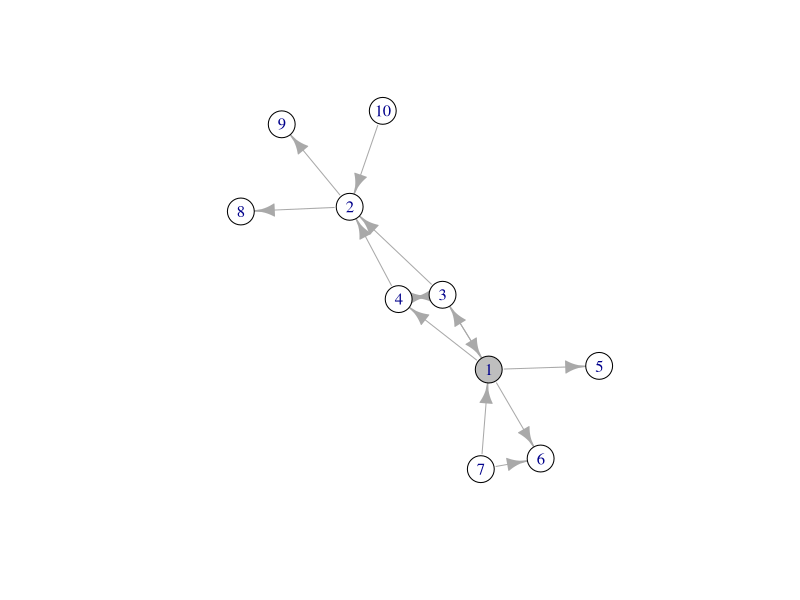
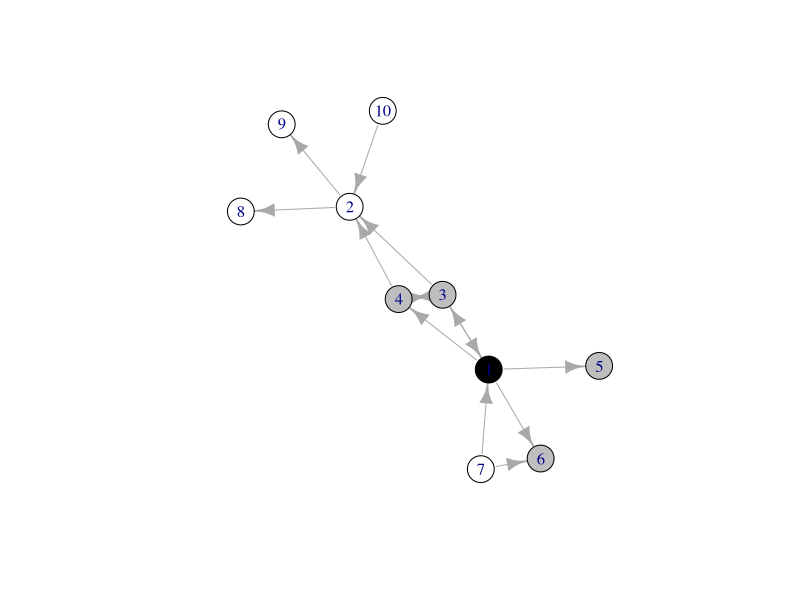
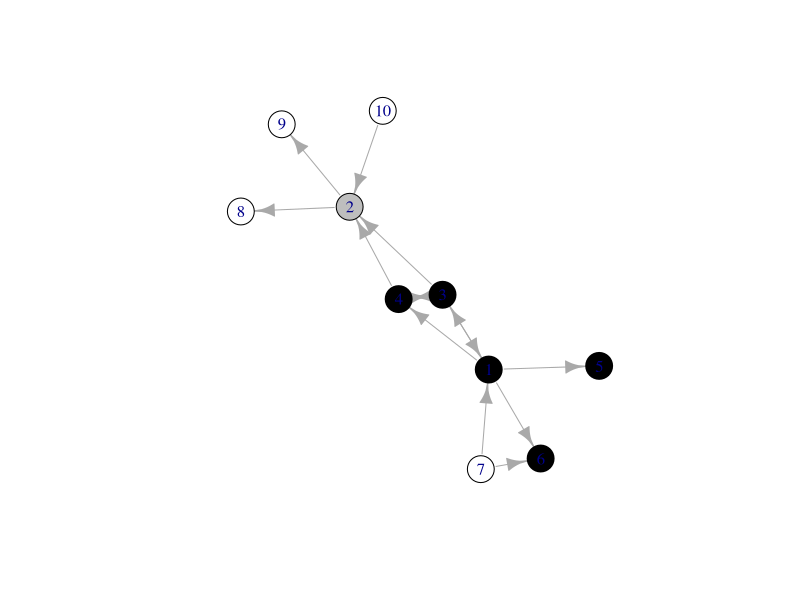
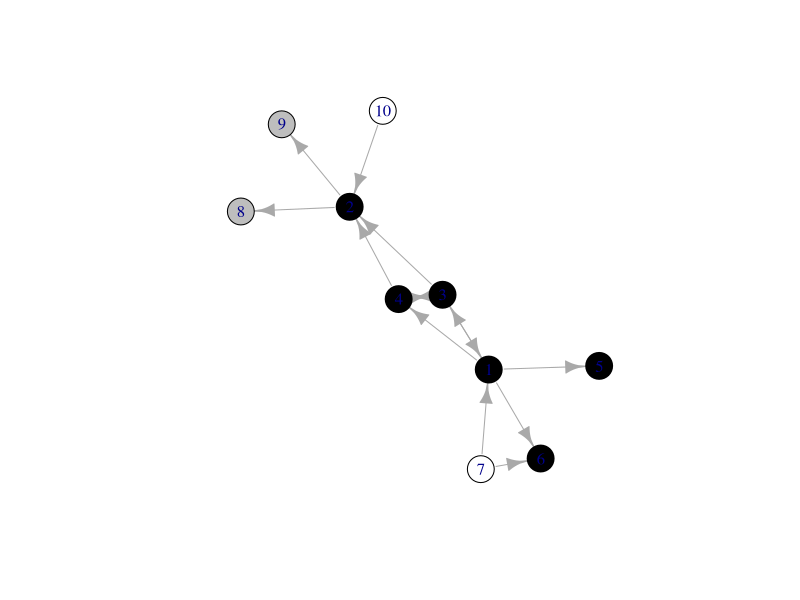
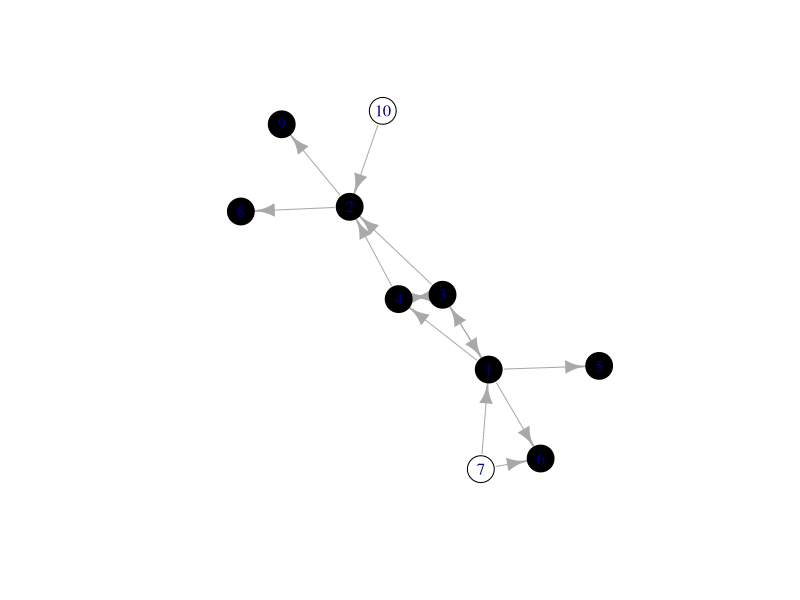
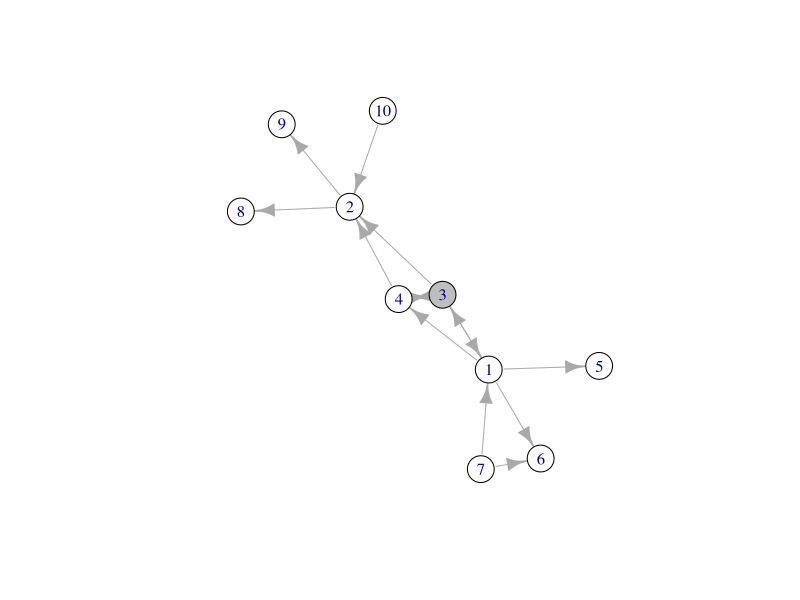
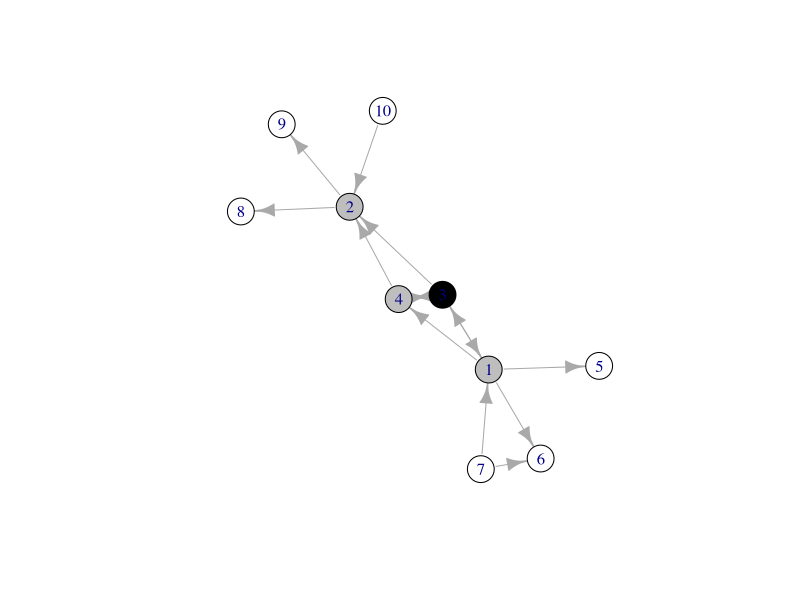
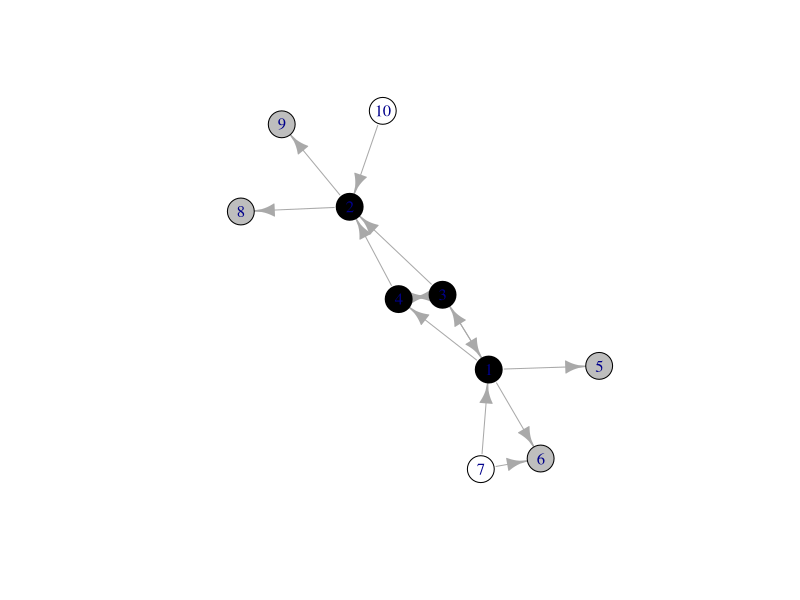

These figures' R source, in order:
## ---- chunk 1
library(igraph)
## ---- chunk 2
# function to calculate distance from a single source to all other nodes via BFS
single_source_shortest_path <- function(G, source, plot=F) {
  # initialize all nodes to be inifinitely far away
  # and the source to be at zero
  dist <- rep(Inf, vcount(G))
  names(dist) <- V(G)$name
  dist[source] <- 0
  
  # initialize the current boundary to be the source node
  curr_boundary <- c(source)
  
  # explore boundary as long as it's not empty
  while (length(curr_boundary) > 0) {
    if (plot)
      plot_bfs(G, dist, curr_boundary)
    
    # create empty list for new boundary
    next_boundary <- c()
    
    # loop over nodes in current boundary
    for (node in curr_boundary)
      # loop over their undiscovered neighbors
      for (neighbor in neighbors(G, node))
        if (!is.finite(dist[neighbor])) {
          # set the neighbor's distance
          dist[neighbor] = dist[node] + 1
          # add the neighbor to the next boundary
          next_boundary <- c(next_boundary, neighbor)
        }
    
    # update the boundary
    curr_boundary <- unique(next_boundary)
  }
  
  if (plot)
    plot_bfs(G, dist, curr_boundary)
  
  dist
}

# helper function to plot bfs iteration
plot_bfs <- function(G, dist, curr_boundary) {
  set.seed(42)
  discovered <- which(is.finite(dist))
  colors <- rep('white', vcount(G))
  colors[discovered] <- 'black'
  colors[curr_boundary] <- 'grey'
  plot.igraph(G, vertex.color=colors)
  print(sprintf('bfs iteration %d', max(dist[discovered])))
  print(sprintf('discovered (black): %s', paste(discovered, collapse=" ")))
  print(sprintf('current boundary (grey): %s', paste(curr_boundary, collapse=" ")))
  line <- readline('hit enter to continue')
}

## ---- chunk 3
# create toy graph
G <- graph(c(1,4,1,5,1,6,7,6,7,1,3,1,1,3,4,2,3,2,2,8,10,2,2,9,3,4,4,3), directed=T)

# find distances from node 1
single_source_shortest_path(G, 1, T)

# find distances from node 3
single_source_shortest_path(G, 3, T)
## ---- chunk 4
# function to compute connected components of a graph via BFS
connected_components <- function(G) {
  components <- rep(NA, vcount(G))
  
  label <- 1
  while (any(is.na(components))) {
    # sample an unassigned node
    source <- sample(which(is.na(components)), 1)
    
    # do a bfs from this source
    dist <- single_source_shortest_path(G, source)
    
    # label reachable nodes
    components[is.finite(dist)] <- label
    
    # increment label
    label <- label + 1
  }
  components
}
## ---- chunk 5
# create toy graph with multiple connected components
G <- graph(c(1,2,1,3,2,3,3,4,4,5,4,6,7,8,7,9,8,9,10,11), directed=F)

# find and plot connected components
components <- connected_components(G)
colors <- rainbow(max(components))
plot(G, vertex.color=colors[components])

## ---- chunk 6
# function to count the number of mutual friends between every pair of nodes
mutual_friends <- function(G) {
  num_nodes <- vcount(G)
  mutual_friends <- matrix(0, nrow=num_nodes, ncol=num_nodes)
  for (node in 1:num_nodes) {
    friends <- neighbors(G, node)
    for (i in friends)
      for (j in friends)
        mutual_friends[i, j] = mutual_friends[i, j] + 1
  }
  dimnames(mutual_friends) <- list(row=V(G)$name, col=V(G)$name)
  diag(mutual_friends) <- NA
  mutual_friends
}

# function to get "people you might know" based on mutual friend counts
people_you_might_know <- function(M, node) {
  recs <- c(which(M[node,] == max(M[node,], na.rm=T)))
  sprintf('node %d might know node(s) %s', node, paste(recs, collapse=" and "))
}
## ---- chunk 7
# create toy graph with open triads
G <- graph(c(1,2,1,3,1,4,2,5,3,5,4,5,5,6,5,7,7,8,7,9), directed=F)

set.seed(42)
plot(G)
M <- mutual_friends(G)
M

people_you_might_know(M, 1)
people_you_might_know(M, 2)
